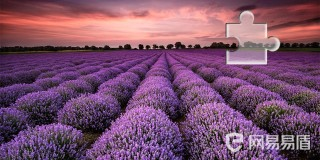
#> input picture bg_image.jpg, 320 x 160 px
$ python captcha_solver_class.py
#> lines starting #> are read from the running program, lines starting #| are printed output that depends on the picture; after the words box and inside, x2 and y2 are one past the last pixel; in counts of white or black regions, pixels touching at a corner belong together
import cv2
import numpy as np
import requests as r

class Captcha_solver:
    def __init__(self,fr_image_url,bg_image_url):
        self.bg_image_url = bg_image_url
        self.fr_image_url = fr_image_url
        self.bg_image_name = "bg_image.jpg"
        self.fr_image_name = "fr_image.jpg"
    def load_images(self):
        try:
            bg = r.get(self.bg_image_url)
            fr = r.get(self.fr_image_url)
            if bg.status_code == 200 and fr.status_code == 200:
                with open(self.bg_image_name,"wb") as file:
                    file.write(bg.content)
                    file.close()
                with open(self.fr_image_name,"wb") as file:
                    file.write(fr.content)
                    file.close()
                    return True
            else:
                return False
        except Exception as e:
            print(f"Error during loading captcha images: {e}")
            return False

    def prepare_images(self):
        self.bg_img = cv2.imread(self.bg_image_name)
#> self.bg_img is the input picture: shape (160, 320, 3); mean B, G, R 107.9, 79.8, 122.5
        self.fr_img = cv2.imread(self.fr_image_name)
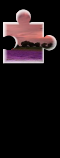
#> input picture fr_image.jpg, 60 x 158 px
#> self.fr_img is the input picture: shape (158, 60, 3); mean B, G, R 23.7, 21.4, 30.6

        fr_gray_img = cv2.cvtColor(self.fr_img, cv2.COLOR_BGR2GRAY)
        _, fr_threshold = cv2.threshold(fr_gray_img, 0, 255, cv2.THRESH_BINARY)
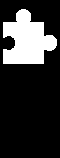
#> fr_threshold: shape (158, 60); 20.4% white; 1 white region
        fr_contours = cv2.findContours(fr_threshold,
                                    cv2.RETR_EXTERNAL,
                                    cv2.CHAIN_APPROX_NONE
                                    )
#> fr_contours = 1 contour; box (x1, y1, x2, y2) and area: (3, 9, 57, 64) 1824
        fr_max_v = np.max(fr_contours[0][0],axis=0)
#> fr_max_v = [[56, 63]]
        fr_min_v = np.min(fr_contours[0][0],axis=0)
#> fr_min_v = [[3, 9]]

        fr_y_pos = [fr_min_v[0][1], fr_max_v[0][1]]
#> fr_y_pos = [9, 63]
        fr_x_pos = [fr_min_v[0][0], fr_max_v[0][0]]
#> fr_x_pos = [3, 56]
        #use
        self.fr_cropped_img = self.fr_img[fr_y_pos[0]:fr_y_pos[1], fr_x_pos[0]:fr_x_pos[1]]

        bg_cropped_img = self.bg_img[fr_y_pos[0]:fr_y_pos[1]]

        #use
        self.bg_cropped_img_gray = cv2.cvtColor(bg_cropped_img, cv2.COLOR_BGR2GRAY)


    def compare(self,add,alpha,fr_cropped_img,bg_cropped_img_gray):
#> called with add = 255, alpha = 0.25
        img_height, img_width = fr_cropped_img.shape[0], fr_cropped_img.shape[1]
#> img_height = 54; img_width = 53
        img_for_add = np.zeros((img_height,img_width, 3), dtype=np.uint8)+add

        with_added_image = cv2.addWeighted(fr_cropped_img,1-alpha,img_for_add,alpha,0)

        fr_mixed_img_gray = cv2.cvtColor(with_added_image, cv2.COLOR_BGR2GRAY)

        fr_cropped_img_gray = cv2.cvtColor(fr_cropped_img, cv2.COLOR_BGR2GRAY)

        max_val = 255*fr_mixed_img_gray.shape[1]*fr_mixed_img_gray.shape[0]
#> max_val = 729810
        result_data = []
        for x in range(0,bg_cropped_img_gray.shape[1]-img_width+1):
            #print(0+x,cuted_fr_img_gray.shape[1]+x,cuted_bg_img_gray.shape)
            bg_image_for_compare = bg_cropped_img_gray[:,x:img_width+x]
            bg_image_for_compare = np.where(fr_cropped_img_gray<=10,0,bg_image_for_compare)
            fr_mixed_img_gray = np.where(fr_cropped_img_gray<=10,0,fr_mixed_img_gray)
            sumofimage = np.sum(np.absolute(bg_image_for_compare-fr_mixed_img_gray))
            if sumofimage == 0:
                return [0,x]
            else:
                difference = sumofimage/max_val
                result_data.append([difference,x])
                def s(x):
                    return x[0]
                result_data.sort(reverse=False,key=s)
#> this loop made 268 passes
#> (sumofimage, difference) on passes 1 to 12: (307966, 0.422), (308878, 0.423), (309564, 0.424), (310474, 0.425), (312598, 0.428), (313728, 0.43), (314896, 0.431), (316254, 0.433), (316495, 0.434), (318761, 0.437), (318346, 0.436), (320446, 0.439)
#> pass 1, in compare, `fr_mixed_img_gray = np.where(fr_cropped_img_gray<=10,0,fr_mixed_img_gr..`:
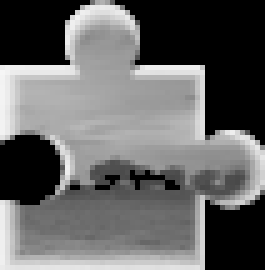
#> fr_mixed_img_gray: shape (54, 53) (shown 5 times larger); min 0, max 246, mean 101.1
#> after the loop, result_data = 268 pairs, first value 0.151 to 0.445, second value 0 to 267
        return result_data[0]

    def solve_capthca(self):
        self.prepare_images()
        #white
        add = 255
        w_data = self.compare(add,0.25,self.fr_cropped_img,self.bg_cropped_img_gray)
#> w_data = [0.151, 226]
        if (w_data[1]+60)<=320:
            if w_data[1]<3:
                minus = 0
            else:
                minus = 3
            #for image white cover
            img_white_cover = np.zeros((self.bg_img.shape[0],self.bg_img.shape[1], self.bg_img.shape[2]), dtype=np.uint8)+255
            w_alpha = 0.2
            #for manipulation
            w_add_image = np.zeros((self.bg_img.shape[0],self.bg_img.shape[1], self.bg_img.shape[2]), dtype=np.uint8)
            w_add_image[1:self.fr_img.shape[0]+1,w_data[1]-minus:w_data[1]+self.fr_img.shape[1]-minus] = self.fr_img
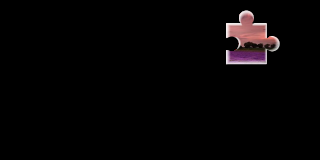
#> w_add_image: shape (160, 320, 3); mean B, G, R 4.4, 4, 5.7

            #image with white cover on it
            image_with_white_cover = cv2.addWeighted(w_add_image,1-w_alpha,img_white_cover,w_alpha,0)
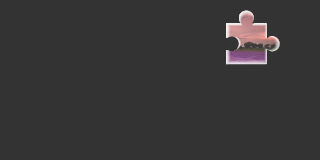
#> image_with_white_cover: shape (160, 320, 3); mean B, G, R 54.5, 54.2, 55.5
            image_with_white_cover = np.where(w_add_image>0,image_with_white_cover,self.bg_img)
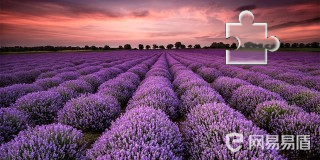
#> image_with_white_cover: shape (160, 320, 3); mean B, G, R 107.2, 79.1, 121.9
            compare_white = np.sum(np.absolute(self.bg_img-image_with_white_cover))/(self.bg_img.shape[0]*self.bg_img.shape[1]*self.bg_img.shape[2]*255)
#> compare_white = 0.00812
        else:
            compare_white = False

        #black
        add = 0
        b_data = self.compare(add,0.6,self.fr_cropped_img,self.bg_cropped_img_gray)
#> call 2 of compare, with add = 0, alpha = 0.6
#> in compare (call 2), `fr_mixed_img_gray = cv2.cvtColor(with_added_image, cv2.COLOR_BGR2GRAY)`:
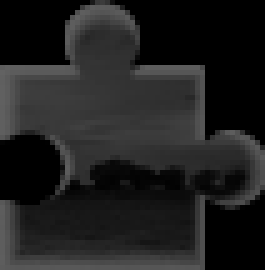
#> fr_mixed_img_gray: shape (54, 53) (shown 5 times larger); min 0, max 98, mean 31.9
#> the loop in compare (call 2), `for x in range(0,bg_cropped_img_gray.shape[1]-img_width+1):` made 268 passes
#> (sumofimage, difference) on passes 1 to 12: (150830, 0.207), (152254, 0.209), (152684, 0.209), (153338, 0.21), (152390, 0.209), (151472, 0.208), (152896, 0.21), (151438, 0.208), (152959, 0.21), (153177, 0.21), (154554, 0.212), (154350, 0.211)
#> after the loop in compare (call 2), `for x in range(0,bg_cropped_img_gray.shape[1]-img_width+1):`: result_data = 268 pairs, first value 0.196 to 0.297, second value 0 to 267
#> b_data = [0.196, 266]
        if (b_data[1]+60)<=320:
            if b_data[1]<3:
                minus = 0
            else:
                minus = 3
            #for image white cover
            img_black_cover = np.zeros((self.bg_img.shape[0],self.bg_img.shape[1], self.bg_img.shape[2]), dtype=np.uint8)+0
            b_alpha = 0.5
            #for manipulation
            b_add_image = np.zeros((self.bg_img.shape[0],self.bg_img.shape[1], self.bg_img.shape[2]), dtype=np.uint8)
            b_add_image[1:self.fr_img.shape[0]+1,b_data[1]-minus:b_data[1]+self.fr_img.shape[1]-minus] = self.fr_img

            image_with_black_cover = cv2.addWeighted(b_add_image,1-b_alpha,img_black_cover,b_alpha,0)
            image_with_black_cover = np.where(image_with_black_cover>0,image_with_black_cover,self.bg_img)
            compare_black = np.sum(np.absolute(self.bg_img-image_with_black_cover))/(self.bg_img.shape[0]*self.bg_img.shape[1]*self.bg_img.shape[2]*255)
        else:
            compare_black = False

        #print(f"whited: {compare_white} blacked: {compare_black}")
        if compare_black != False and compare_white != False:
            if compare_black<compare_white:
                return b_data[1]
            else:
                return w_data[1]
        elif compare_black == False and compare_white == False:
            return False
        elif compare_black == False:
            return w_data[1]
        elif compare_white == False:
            return b_data[1]


if __name__ == "__main__":
    captcha_solver = Captcha_solver(
        "image_for_move",
        "background_img"
    )
    print(captcha_solver.solve_capthca())
